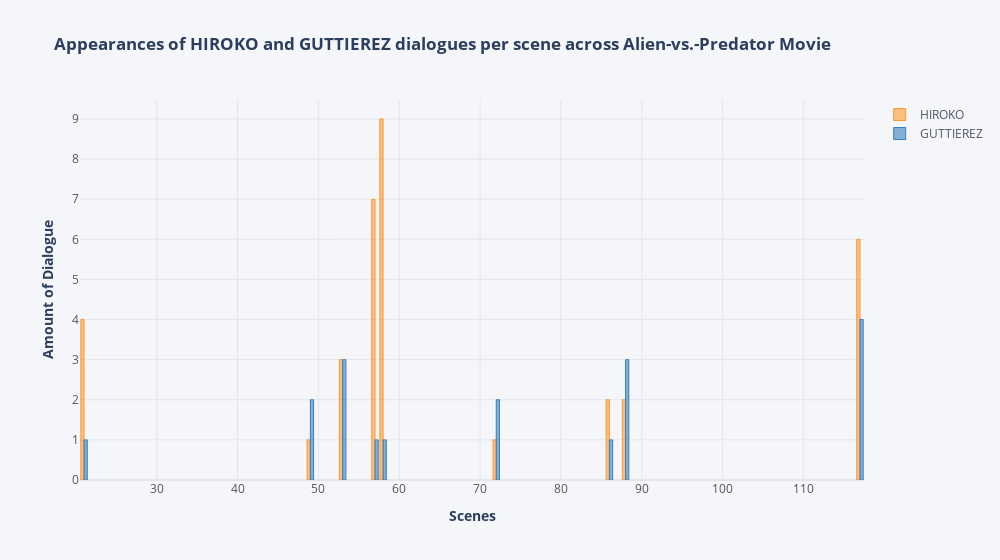

Notebook source saved alongside this figure:
### Code cell
df_2_count, df_2_dialogue = dia.xter_count_perscene(movie_characters[:2])
dia.scene_dialogue_plot(df_2_count)

### Figure 1 — Plotly figure (JSON) as saved in the notebook; plotly's stock layout.template omitted (floating-point values rounded to 4 significant figures)
{"data": [{"marker": {"color": "rgba(255, 153, 51, 0.6)", "line": {"color": "rgba(255, 153, 51, 1.0)", "width": 1}}, "name": "HIROKO", "orientation": "v", "text": "", "type": "bar", "x": [21, 49, 53, 57, 58, 72, 86, 88, 117], "y": [4, 1, 3, 7, 9, 1, 2, 2, 6]}, {"marker": {"color": "rgba(55, 128, 191, 0.6)", "line": {"color": "rgba(55, 128, 191, 1.0)", "width": 1}}, "name": "GUTTIEREZ", "orientation": "v", "text": "", "type": "bar", "x": [21, 49, 53, 57, 58, 72, 86, 88, 117], "y": [1, 2, 3, 1, 1, 2, 1, 3, 4]}], "layout": {"legend": {"bgcolor": "#F5F6F9", "font": {"color": "#4D5663"}}, "paper_bgcolor": "#F5F6F9", "plot_bgcolor": "#F5F6F9", "title": {"text": "<b> Appearances of HIROKO and GUTTIEREZ dialogues per scene across Alien-vs.-Predator Movie <b>"}, "width": 1000, "xaxis": {"dtick": 10, "gridcolor": "#E1E5ED", "showgrid": true, "tickfont": {"color": "#4D5663"}, "title": {"text": "<b> Scenes <b>"}, "zerolinecolor": "#E1E5ED"}, "yaxis": {"gridcolor": "#E1E5ED", "showgrid": true, "tickfont": {"color": "#4D5663"}, "title": {"text": "<b> Amount of Dialogue <b>"}, "zerolinecolor": "#E1E5ED"}}}
